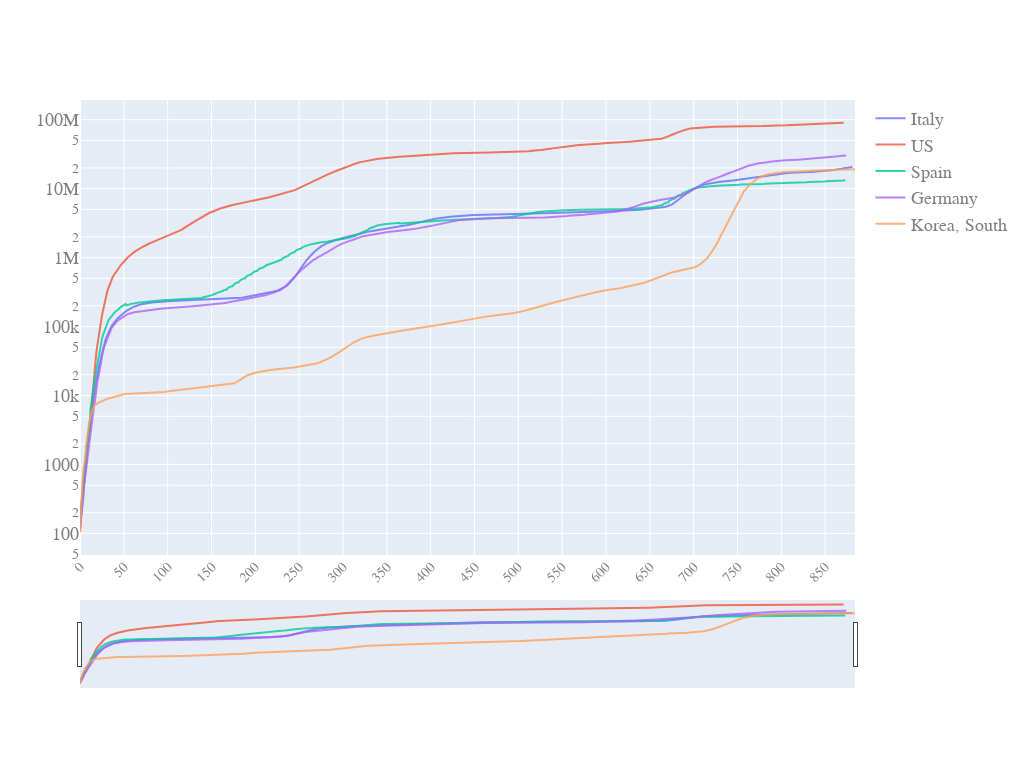

Notebook code cell kept with this figure:
### Code cell
generate_plot(pd_sync_timelines.date,
              pd_sync_timelines.iloc[:,:-1],
              y_scale='log',
              slider=True)

### Figure 1 — Plotly figure (JSON) as saved in the notebook; plotly's stock layout.template omitted (floating-point values rounded to 4 significant figures; data arrays with more than 128 entries replaced by an {"elided": "..."} marker saying what was removed)
{"data": [{"name": "Italy", "opacity": 0.8, "type": "scatter", "x": {"elided": "885 int values"}, "y": {"elided": "885 int values"}}, {"name": "US", "opacity": 0.8, "type": "scatter", "x": {"elided": "885 int values"}, "y": {"elided": "885 int values"}}, {"name": "Spain", "opacity": 0.8, "type": "scatter", "x": {"elided": "885 int values"}, "y": {"elided": "885 int values"}}, {"name": "Germany", "opacity": 0.8, "type": "scatter", "x": {"elided": "885 int values"}, "y": {"elided": "885 int values"}}, {"name": "Korea, South", "opacity": 0.8, "type": "scatter", "x": {"elided": "885 int values"}, "y": {"elided": "885 int values"}}], "layout": {"autosize": true, "font": {"color": "#7f7f7f", "family": "PT Sans, monospace", "size": 18}, "height": 768, "width": 1024, "xaxis": {"nticks": 20, "rangeslider": {"visible": true}, "tickangle": -45, "tickfont": {"color": "#7f7f7f", "size": 14}}, "yaxis": {"type": "log"}}}
